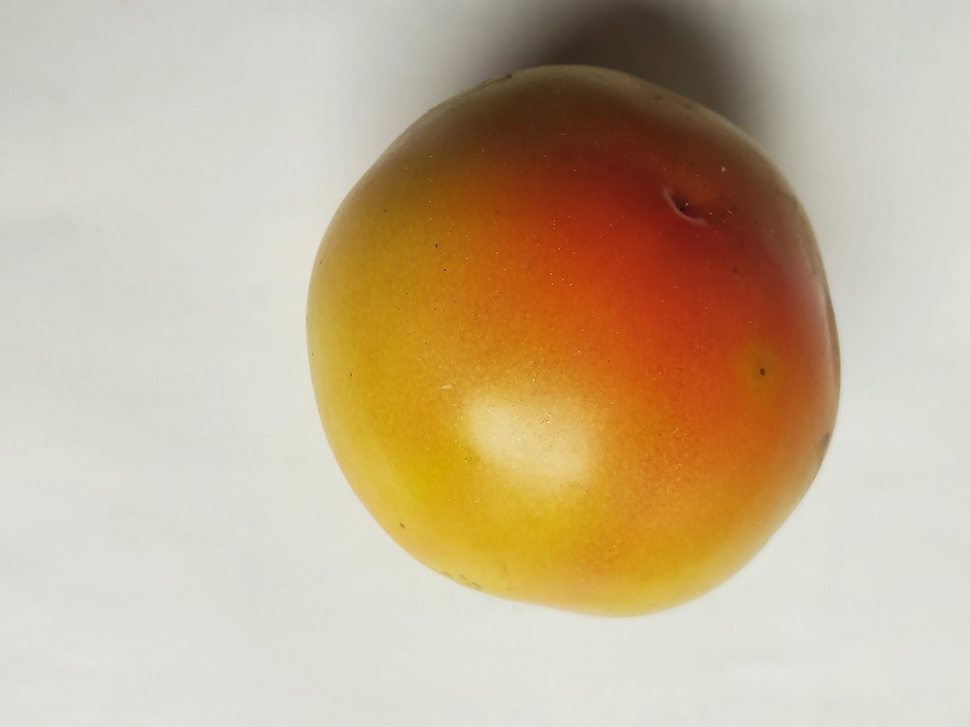
#> input picture test_images/1.jpg, 970 x 727 px, shrunk from 4032 x 3024 before the run
$ jupyter execute --allow-errors dataset.ipynb   (shell and % lines are left out)
#> lines starting #> are read from the running program, lines starting #| are printed output that depends on the picture; after the words box and inside, x2 and y2 are one past the last pixel; in counts of white or black regions, pixels touching at a corner belong together
[cell 1]
# Instalação de pacotes necessários

[cell 2]
# Importação de bibliotecas e verificação de versões

import cv2
import numpy as np
import matplotlib
import matplotlib.pyplot as plt

print(cv2.__version__)
print(np.__version__)
print(matplotlib.__version__)

# Demonstração do efeito de Blur Gaussiano na imagem

[cell 3]
import cv2
import matplotlib.pyplot as plt

# 1. Carrega a imagem
image = cv2.imread('./test_images/1.jpg')
#> image is the input picture: shape (727, 970, 3); mean B, G, R 147.6, 176.8, 197.5

# 2. Aplica o efeito de blur gaussiano
# O segundo argumento é o tamanho do kernel (deve ser ímpar e positivo)
# O terceiro argumento é o desvio padrão no eixo X (se 0, é calculado automaticamente)
blurred = cv2.GaussianBlur(image, (111, 111), 0)

# 3. Converte para RGB para exibir corretamente com matplotlib
image_rgb = cv2.cvtColor(image, cv2.COLOR_BGR2RGB)
blurred_rgb = cv2.cvtColor(blurred, cv2.COLOR_BGR2RGB)

# 4. Mostra a imagem original e a com blur
plt.figure(figsize=(10, 5))
plt.subplot(1, 2, 1)
plt.imshow(image_rgb)
plt.title('Imagem Original')
plt.axis('off')

plt.subplot(1, 2, 2)
plt.imshow(blurred_rgb)
plt.title('Gaussian Blur')
plt.axis('off')

plt.tight_layout()
plt.show()
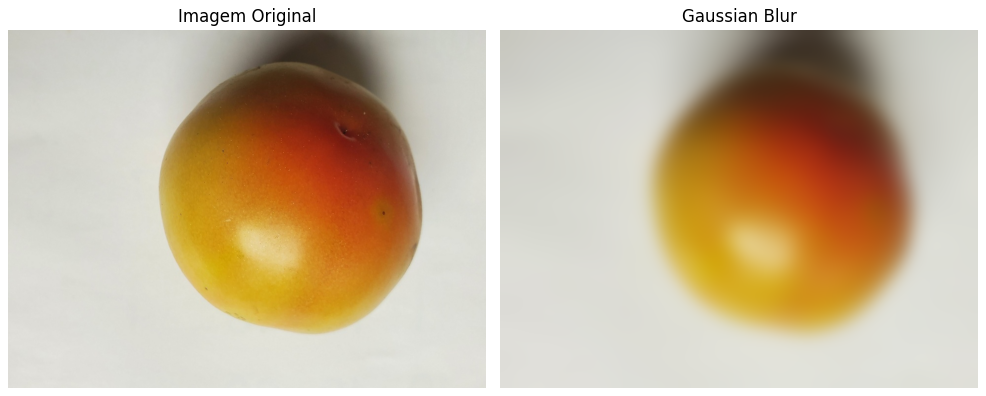
#> figure drawn by matplotlib, 2 panels

# Abordagem Inicial 01: Uso de apenas um limiar de cores HSV

[cell 4]
# 1. Carregar e converter a imagem
image = cv2.imread('./test_images/5.jpg')
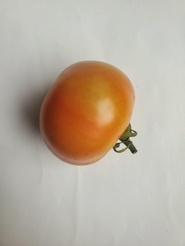
#> input picture test_images/5.jpg, 185 x 246 px, shrunk from 768 x 1024 before the run
#> image is the input picture: shape (246, 185, 3); mean B, G, R 159, 174, 185.9
image_rgb = cv2.cvtColor(image, cv2.COLOR_BGR2RGB)
#> image_rgb: shape (246, 185, 3)
image_hsv = cv2.cvtColor(image_rgb, cv2.COLOR_RGB2HSV)
#> image_hsv: shape (246, 185, 3); mean H, S, V 28.4, 41.4, 186.6
image_blurred_rgb = cv2.GaussianBlur(image_rgb, (17, 17), 0)
image_blurred_hsv = cv2.cvtColor(image_blurred_rgb, cv2.COLOR_RGB2HSV)
#> image_blurred_hsv: shape (246, 185, 3); mean H, S, V 28.2, 41.1, 186.6

# 2. Limiar de cores HSV para criar a máscara do tomate
lower = np.array([0, 67, 50])   # H, S, V
upper = np.array([25, 255, 255])
mask = cv2.inRange(image_blurred_hsv, lower, upper)
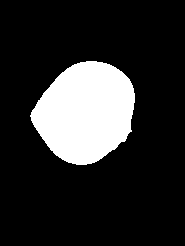
#> mask: shape (246, 185); 17.4% white; 1 white region, box (x1, y1, x2, y2) and area: (30, 61, 135, 165) 7931

# 3. Aplicar a máscara
result = cv2.bitwise_and(image_rgb, image_rgb, mask=mask)

# 4. Limpeza da máscara com operações morfológicas
kernel = np.ones((10, 10), np.uint8)
mask_clean = cv2.morphologyEx(mask, cv2.MORPH_OPEN, kernel)
#> mask_clean: shape (246, 185); 17.4% white; 1 white region, box (x1, y1, x2, y2) and area: (33, 62, 136, 166) 7918
mask_clean = cv2.morphologyEx(mask_clean, cv2.MORPH_CLOSE, kernel)
#> mask_clean: shape (246, 185); 17.4% white; 1 white region, box (x1, y1, x2, y2) and area: (34, 63, 137, 167) 7918

# 5. Aplicar transformada de distância
dist_transform = cv2.distanceTransform(mask_clean, cv2.DIST_L2, 5)
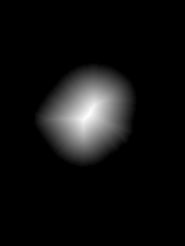
#> dist_transform: shape (246, 185) float32; min 0, max 44.99, mean 2.9; drawn with min black and max white
minVal, maxVal, minLoc, maxLoc = cv2.minMaxLoc(dist_transform)
#> minVal = 0; maxVal = 44.99; minLoc = (0, 0); maxLoc = (89, 113)

# 6. Determinar o círculo inscrito
circle_center = maxLoc               # Centro do maior círculo
#> circle_center = (89, 113)
circle_radius = int(maxVal)          # Raio do maior círculo
#> circle_radius = 44

# 7. Desenhar o círculo na imagem original
output = image_rgb.copy()
cv2.circle(output, circle_center, circle_radius, (0, 255, 0), 2)
#> output: shape (246, 185, 3); mean R, G, B 183.1, 176.8, 157.7

# 8. Exibir resultados
plt.figure(figsize=(15, 10))

plt.subplot(2, 3, 1)
plt.imshow(image_rgb)
plt.title("Imagem Original RGB")
plt.axis('off')

plt.subplot(2, 3, 2)
plt.imshow(image_hsv)
plt.title("Imagem Original HSV")
plt.axis('off')

plt.subplot(2, 3, 3)
plt.imshow(image_blurred_rgb)
plt.title("Imagem Original com Blur Gaussiano")
plt.axis('off')

plt.subplot(2, 3, 4)
plt.imshow(mask_clean, cmap='gray')
plt.title("Máscara Limpa")
plt.axis('off')

plt.subplot(2, 3, 5)
plt.imshow(result)
plt.title("Mascara Aplicada")
plt.axis('off')

plt.subplot(2, 3, 6)
plt.imshow(output)
plt.title("Círculo Inscrito no Tomate")
plt.axis('off')

plt.tight_layout()
plt.show()

# Abordagem Inicial 02: Uso de 3 limiares HSV para abranger maior diversidade de tons de cores dos tomates

[cell 5]
# 1. Carregar e converter a imagem
image = cv2.imread('./test_images/6(orig_dataset).bmp')
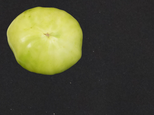
#> input picture test_images/6(orig_dataset).bmp, 154 x 115 px, shrunk from 640 x 480 before the run
#> image is the input picture: shape (115, 154, 3); mean B, G, R 51.5, 75.4, 75.3
image_rgb = cv2.cvtColor(image, cv2.COLOR_BGR2RGB)
#> image_rgb: shape (115, 154, 3)
image_hsv = cv2.cvtColor(image_rgb, cv2.COLOR_RGB2HSV)
#> image_hsv: shape (115, 154, 3); mean H, S, V 66.7, 38.7, 76.5
image_blurred_rgb = cv2.GaussianBlur(image_rgb, (15, 15), 0) # To-Do: Conferir se RETIRAR o blur é possível
#> image_blurred_rgb: shape (115, 154, 3)
image_blurred_hsv = cv2.cvtColor(image_blurred_rgb, cv2.COLOR_RGB2HSV)
#> image_blurred_hsv: shape (115, 154, 3); mean H, S, V 73.1, 41, 76.3

# Vermelho (maduro)
lower_red1 = np.array([0, 50, 50])
upper_red1 = np.array([10, 255, 255])

lower_red2 = np.array([160, 50, 50])
upper_red2 = np.array([179, 255, 255])

# Laranja (maduro intermediário)
lower_orange = np.array([10, 50, 50])
upper_orange = np.array([25, 255, 255])

# Verde (imaturos)
lower_green = np.array([30, 40, 40])
upper_green = np.array([90, 255, 255])

# 3. Construir as máscaras
mask_red1 = cv2.inRange(image_blurred_hsv, lower_red1, upper_red1)
#> mask_red1: shape (115, 154); every value is 0
mask_red2 = cv2.inRange(image_blurred_hsv, lower_red2, upper_red2)
mask_orange = cv2.inRange(image_blurred_hsv, lower_orange, upper_orange)
#> mask_orange: shape (115, 154); 0.07% white in thin lines or dots, all inside (x1, y1, x2, y2) = (7, 3, 42, 24)
mask_green = cv2.inRange(image_blurred_hsv, lower_green, upper_green)
#> mask_green: shape (115, 154); 23.6% white; 4 white regions (3 under 20 px), largest, box (x1, y1, x2, y2) and area: (5, 4, 86, 78) 4175

# 4. Combinar as máscaras
mask = cv2.bitwise_or(mask_red1, mask_red2)
mask = cv2.bitwise_or(mask, mask_orange)
mask = cv2.bitwise_or(mask, mask_green)

# 4. Aplicar a máscara
result = cv2.bitwise_and(image_rgb, image_rgb, mask=mask)
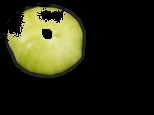
#> result: shape (115, 154, 3); mean R, G, B 40.4, 41, 19.4

# Exibir resultados
plt.figure(figsize=(15, 10))

plt.subplot(1, 4, 1)
plt.imshow(image_rgb)
plt.title("Imagem Original RGB")
plt.axis('off')

plt.subplot(1, 4, 2)
plt.imshow(image_blurred_rgb)
plt.title("Imagem Original com Blur Gaussiano")
plt.axis('off')

plt.subplot(1, 4, 3)
plt.imshow(mask, cmap='gray')
plt.title("Máscara obtida")
plt.axis('off')

plt.subplot(1, 4, 4)
plt.imshow(result)
plt.title("Mascara Aplicada")
plt.axis('off')

plt.tight_layout()
plt.show()

# Passo 01:  threshold segmentation adaptativo baseado no histograma de cores da própria imagem

[cell 6]
# 1. Carregar e converter a imagem
image = cv2.imread('./test_images/7(orig_dataset).bmp')
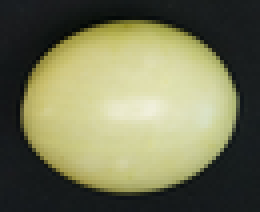
#> input picture test_images/7(orig_dataset).bmp, 65 x 53 px, shrunk from 271 x 220 before the run (shown 4 times larger)
#> image is the input picture: shape (53, 65, 3); mean B, G, R 86.5, 117.9, 117
image_rgb = cv2.cvtColor(image, cv2.COLOR_BGR2RGB)
#> image_rgb: shape (53, 65, 3)
image_hsv = cv2.cvtColor(image_rgb, cv2.COLOR_RGB2HSV)
#> image_hsv: shape (53, 65, 3); mean H, S, V 58.7, 66.7, 119.6

# Parâmetros para definir os limites dinâmicos
lower_saturation_value = 100  # Valor mínimo de saturação para considerar a região como tomate
lower_value_value = 150  # Valor mínimo de brilho para considerar a região como tomate
hue_std_dev = 3  # Desvio padrão para definir os limites dinâmicos

# 1. Calcular máscara inicial por saturação (onde o fundo branco ou cinza tem baixa saturação)
sat = image_hsv[:,:,1]
_, sat_mask = cv2.threshold(sat, lower_saturation_value, 255, cv2.THRESH_BINARY)
#> sat_mask: shape (53, 65); 13.4% white; 4 white regions (3 under 20 px), largest, box (x1, y1, x2, y2) and area: (5, 4, 57, 49) 458

# 2. Aplicar máscara na imagem HSV para calcular Hue e Saturation apenas da região provável do tomate
masked_hsv = cv2.bitwise_and(image_hsv, image_hsv, mask=sat_mask)
#> masked_hsv: shape (53, 65, 3); mean H, S, V 4, 16.7, 20.6

hue = masked_hsv[:,:,0][sat_mask>0]
#> hue = 461 values, max 99 at index 5, min 25 at index 302, mean 29.9
sat_values = masked_hsv[:,:,1][sat_mask>0]
#> sat_values = 461 values, max 191 at index 7, min 101 at index 128, mean 124.4

# 3. Calcular estatísticas
hue_mean = np.mean(hue)
#> hue_mean = 29.9
hue_std = np.std(hue)
#> hue_std = 9.34

sat_mean = np.mean(sat_values)
#> sat_mean = 124.4
sat_std = np.std(sat_values)
#> sat_std = 17.87

# 4. Definir thresholds dinâmicos
lower_hue = int(max(0, hue_mean - hue_std_dev * hue_std))
#> lower_hue = 1
upper_hue = int(min(179, hue_mean + hue_std_dev * hue_std))
#> upper_hue = 57

lower_sat = int(max(0, sat_mean - hue_std_dev * sat_std))
#> lower_sat = 70
upper_sat = int(min(255, sat_mean + hue_std_dev * sat_std))
#> upper_sat = 178

# 5. Criar máscara final com base nesses limites
lower_bound = np.array([lower_hue, lower_sat, lower_value_value])
#> lower_bound = [1, 70, 150]
upper_bound = np.array([upper_hue, upper_sat, 255])
#> upper_bound = [57, 178, 255]

final_mask = cv2.inRange(image_hsv, lower_bound, upper_bound)
#> final_mask: shape (53, 65); 30% white; 2 white regions (1 under 20 px), largest, box (x1, y1, x2, y2) and area: (6, 6, 59, 48) 1031

# 7. Aplicar máscara na imagem original
result = cv2.bitwise_and(image_rgb, image_rgb, mask=final_mask)
#> result: shape (53, 65, 3)

# Exibir resultados
plt.figure(figsize=(15, 10))

plt.subplot(1, 4, 1)
plt.imshow(image_rgb)
plt.title("Imagem Original RGB")
plt.axis('off')

plt.subplot(1, 4, 2)
plt.imshow(final_mask, cmap='gray')
plt.title("Máscara obtida")
plt.axis('off')

plt.subplot(1, 4, 3)
plt.imshow(result)
plt.title("Mascara Aplicada")
plt.axis('off')

plt.tight_layout()
plt.show()

# Passo 02: Limpar a máscara obtida com técnicas morfológicas e preencher a máscara através da detecção de contornos e refill.

[cell 7]
# 5. Limpeza da máscara com morfologia
kernel = np.ones((7,7), np.uint8)
final_mask = cv2.morphologyEx(final_mask, cv2.MORPH_OPEN, kernel)
#> final_mask: shape (53, 65); 19.7% white; 1 white region, box (x1, y1, x2, y2) and area: (6, 6, 40, 46) 678
final_mask = cv2.morphologyEx(final_mask, cv2.MORPH_CLOSE, kernel)
#> final_mask: shape (53, 65); 19.8% white; 1 white region

# 6. Encontrar contornos
contours, _ = cv2.findContours(final_mask, cv2.RETR_EXTERNAL, cv2.CHAIN_APPROX_SIMPLE)
#> contours = 1 contour; box (x1, y1, x2, y2) and area: (6, 6, 40, 46) 620

# 7. Criar nova máscara preenchida (refill)
refilled_mask = np.zeros_like(final_mask)
cv2.drawContours(refilled_mask, contours, -1, 255, thickness=cv2.FILLED)

# 8. Aplicar a máscara preenchida na imagem original
final_result = cv2.bitwise_and(image_rgb, image_rgb, mask=refilled_mask)

# Exibir os resultados
plt.figure(figsize=(15, 8))

plt.subplot(1, 3, 1)
plt.imshow(final_mask, cmap='gray')
plt.title("Máscara Limpa (Antes do Re-Fill)")
plt.axis('off')

plt.subplot(1, 3, 2)
plt.imshow(refilled_mask, cmap='gray')
plt.title("Máscara Re-Preenchida (refill)")
plt.axis('off')

plt.subplot(1, 3, 3)
plt.imshow(final_result)
plt.title("Imagem Segmentada")
plt.axis('off')

plt.tight_layout()
plt.show()

# Passo 03: Delimitar as regiões de Feature Color Extraction (FCA) para analisar a maturidade do tomate

Essas regiões de FCA são delimitadas por círculos concêntricos de mesma área apartir do centro do maior círculo circunscrito encontrado

[cell 8]
# 9. Limpeza da máscara com operações morfológicas
kernel = np.ones((10, 10), np.uint8)
mask_clean = cv2.morphologyEx(refilled_mask, cv2.MORPH_OPEN, kernel)
#> mask_clean: shape (53, 65); 11.4% white; 1 white region, box (x1, y1, x2, y2) and area: (8, 14, 24, 42) 393
mask_clean = cv2.morphologyEx(mask_clean, cv2.MORPH_CLOSE, kernel)
#> mask_clean: shape (53, 65); 11.4% white; 1 white region, box (x1, y1, x2, y2) and area: (9, 15, 25, 43) 393

# 10. Aplicar transformada de distância
dist_transform = cv2.distanceTransform(mask_clean, cv2.DIST_L2, 5)
#> dist_transform: shape (53, 65) float32
minVal, maxVal, minLoc, maxLoc = cv2.minMaxLoc(dist_transform)
#> maxVal = 8; maxLoc = (16, 27)

# 11. Determinar o círculo inscrito
circle_center = maxLoc               # Centro do maior círculo
#> circle_center = (16, 27)
circle_radius = int(maxVal)          # Raio do maior círculo
#> circle_radius = 8

# 12. Desenhar o círculo na imagem original
output = image_rgb.copy()
cv2.circle(output, circle_center, circle_radius, (0, 255, 0), 2)
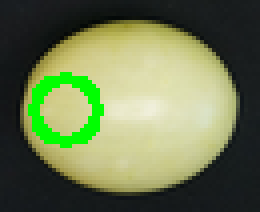
#> output: shape (53, 65, 3) (shown 4 times larger); mean R, G, B 107.7, 120.4, 80.4

# 13. Calcular os raios das 5 regiões com áreas iguais
radii = [int(np.sqrt(i/5) * circle_radius) for i in range(1, 6)]
#> radii = [3, 5, 6, 7, 8]

# 14. Desenhar os 5 círculos concêntricos
output_circles = image_rgb.copy()
for r in radii:
    cv2.circle(output_circles, circle_center, r, (0, 255, 0), 2)
#> this loop made 5 passes
#> r on passes 1 to 5: 3, 5, 6, 7, 8
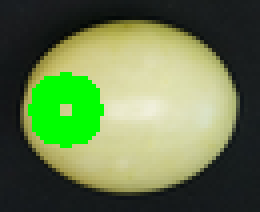
#> output_circles: shape (53, 65, 3) (shown 4 times larger); mean R, G, B 100.9, 122, 75.8

# Exibir resultados
plt.figure(figsize=(15, 10))

plt.subplot(1, 3, 1)
plt.imshow(image_rgb)
plt.title("Imagem Original RGB")
plt.axis('off')

plt.subplot(1, 3, 2)
plt.imshow(output)
plt.title("Círculo Inscrito no Tomate")
plt.axis('off')

plt.subplot(1, 3, 3)
plt.imshow(output_circles)
plt.title("Áreas de Feature Color Extraction (FCA) no Tomate")
plt.axis('off')

plt.tight_layout()
plt.show()

# Passo 04: Cálculo das médias de cor por região FCA:

[cell 9]
mean_colors_rgb = []
mean_colors_hsv = []

# 15. Extrair médias de cor de cada FCA
for i in range(5):
    # Criar máscara do círculo externo
    mask_outer = np.zeros_like(refilled_mask)
    cv2.circle(mask_outer, circle_center, radii[i], 255, thickness=cv2.FILLED)

    # Criar máscara do círculo interno (anterior)
    if i == 0:
        mask_inner = np.zeros_like(refilled_mask)
    else:
        mask_inner = np.zeros_like(refilled_mask)
        cv2.circle(mask_inner, circle_center, radii[i-1], 255, thickness=cv2.FILLED)

    # Máscara do anel atual: externo - interno
    ring_mask = cv2.subtract(mask_outer, mask_inner)

    # Limitar o anel apenas à área do tomate (intersecção com refilled_mask)
    ring_mask = cv2.bitwise_and(ring_mask, refilled_mask)

    # Calcular média RGB
    mean_rgb = cv2.mean(image_rgb, mask=ring_mask)[:3]  # Ignora alpha
    mean_colors_rgb.append(mean_rgb)

    # Calcular média HSV
    mean_hsv = cv2.mean(image_hsv, mask=ring_mask)[:3]
    mean_colors_hsv.append(mean_hsv)
#> this loop made 5 passes
#> (mean_rgb, mean_hsv) on passes 1 to 5: ((209.6, 206.2, 142.6), (28.59, 81.69, 209.6)), ((208.9, 205.2, 142.4), (28.4, 81.25, 208.9)), ((207.8, 203.8, 140.4), (28.23, 82.97, 207.8)), ((205.2, 200.3, 133.9), (27.93, 88.72, 205.2)), ((203.4, 197.9, 129.8), (27.84, 92.42, 203.4))
#> pass 1, `ring_mask = cv2.subtract(mask_outer, mask_inner)`:
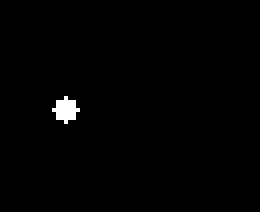
#> ring_mask: shape (53, 65) (shown 4 times larger); 0.84% white; 1 white region, box (x1, y1, x2, y2) and area: (13, 24, 20, 31) 29
#> after the loop, mean_colors_hsv = [(28.59, 81.69, 209.6), (28.4, 81.25, 208.9), (28.23, 82.97, 207.8), (27.93, 88.72, 205.2), (27.84, 92.42, 203.4)]; mean_colors_rgb = [(209.6, 206.2, 142.6), (208.9, 205.2, 142.4), (207.8, 203.8, 140.4), (205.2, 200.3, 133.9), (203.4, 197.9, 129.8)]

# Mostrar resultados
print("Médias de cor por anel (RGB):")
for i, rgb in enumerate(mean_colors_rgb):
    print(f"FCA {i+1}: R={rgb[0]:.2f}, G={rgb[1]:.2f}, B={rgb[2]:.2f}")
#> this loop made 5 passes
#| FCA 1: R=209.55, G=206.17, B=142.59
#| FCA 2: R=208.87, G=205.19, B=142.44
#| FCA 3: R=207.81, G=203.77, B=140.39
#| FCA 4: R=205.21, G=200.28, B=133.93
#| FCA 5: R=203.39, G=197.95, B=129.84

print("\nMédias de cor por anel (HSV):")
for i, hsv in enumerate(mean_colors_hsv):
    print(f"FCA {i+1}: H={hsv[0]:.2f}, S={hsv[1]:.2f}, V={hsv[2]:.2f}")
#> this loop made 5 passes
#| FCA 1: H=28.59, S=81.69, V=209.55
#| FCA 2: H=28.40, S=81.25, V=208.87
#| FCA 3: H=28.23, S=82.97, V=207.81
#| FCA 4: H=27.93, S=88.72, V=205.21
#| FCA 5: H=27.84, S=92.42, V=203.39

### Visualização do resultado das médias de cores da FCA:

[cell 10]
import matplotlib.pyplot as plt
import numpy as np

rings = np.arange(1, 6)

# Separação de cada componente RGB e HSV
R = [rgb[0] for rgb in mean_colors_rgb]
#> R = [209.6, 208.9, 207.8, 205.2, 203.4]
G = [rgb[1] for rgb in mean_colors_rgb]
#> G = [206.2, 205.2, 203.8, 200.3, 197.9]
B = [rgb[2] for rgb in mean_colors_rgb]
#> B = [142.6, 142.4, 140.4, 133.9, 129.8]

H = [hsv[0] for hsv in mean_colors_hsv]
#> H = [28.59, 28.4, 28.23, 27.93, 27.84]
S = [hsv[1] for hsv in mean_colors_hsv]
#> S = [81.69, 81.25, 82.97, 88.72, 92.42]
V = [hsv[2] for hsv in mean_colors_hsv]
#> V = [209.6, 208.9, 207.8, 205.2, 203.4]

plt.figure(figsize=(12,5))

# Plot RGB
plt.subplot(1, 2, 1)
plt.plot(rings, R, 'r-o', label='Red (R)')
plt.plot(rings, G, 'g-o', label='Green (G)')
plt.plot(rings, B, 'b-o', label='Blue (B)')
plt.title('Média de RGB por Anel')
plt.xlabel('Anel')
plt.ylabel('Valor (0-255)')
plt.xticks([1, 2, 3, 4, 5])
plt.legend()
plt.grid(True)

# Plot HSV
plt.subplot(1, 2, 2)
plt.plot(rings, H, 'm-o', label='Hue (H)')
plt.plot(rings, S, 'c-o', label='Saturation (S)')
plt.plot(rings, V, 'y-o', label='Value (V)')
plt.title('Média de HSV por Anel')
plt.xlabel('Anel')
plt.ylabel('Valor')
plt.xticks([1, 2, 3, 4, 5])
plt.legend()
plt.grid(True)

plt.tight_layout()
plt.show()

[cell 11]
# Criar uma imagem em branco para mostrar os anéis coloridos
height, width = image_rgb.shape[:2]
#> height = 53; width = 65
visual = np.zeros((height, width, 3), dtype=np.uint8)

for i in range(5):
    # Máscara do anel
    mask_outer = np.zeros((height, width), dtype=np.uint8)
    cv2.circle(mask_outer, circle_center, radii[i], 255, thickness=cv2.FILLED)

    if i == 0:
        mask_inner = np.zeros((height, width), dtype=np.uint8)
    else:
        mask_inner = np.zeros((height, width), dtype=np.uint8)
        cv2.circle(mask_inner, circle_center, radii[i-1], 255, thickness=cv2.FILLED)

    ring_mask = cv2.subtract(mask_outer, mask_inner)
    ring_mask = cv2.bitwise_and(ring_mask, refilled_mask)

    # Pintar o anel com a cor média RGB
    color = tuple([int(c) for c in mean_colors_rgb[i]])
    visual[ring_mask > 0] = color
#> this loop made 5 passes
#> color on passes 1 to 5: (209, 206, 142), (208, 205, 142), (207, 203, 140), (205, 200, 133), (203, 197, 129)

# Mostrar a visualização dos anéis coloridos
plt.figure(figsize=(6,6))
plt.imshow(visual)
plt.title("Anéis Pintados com as Cores Médias (RGB)")
plt.axis('off')
plt.show()
